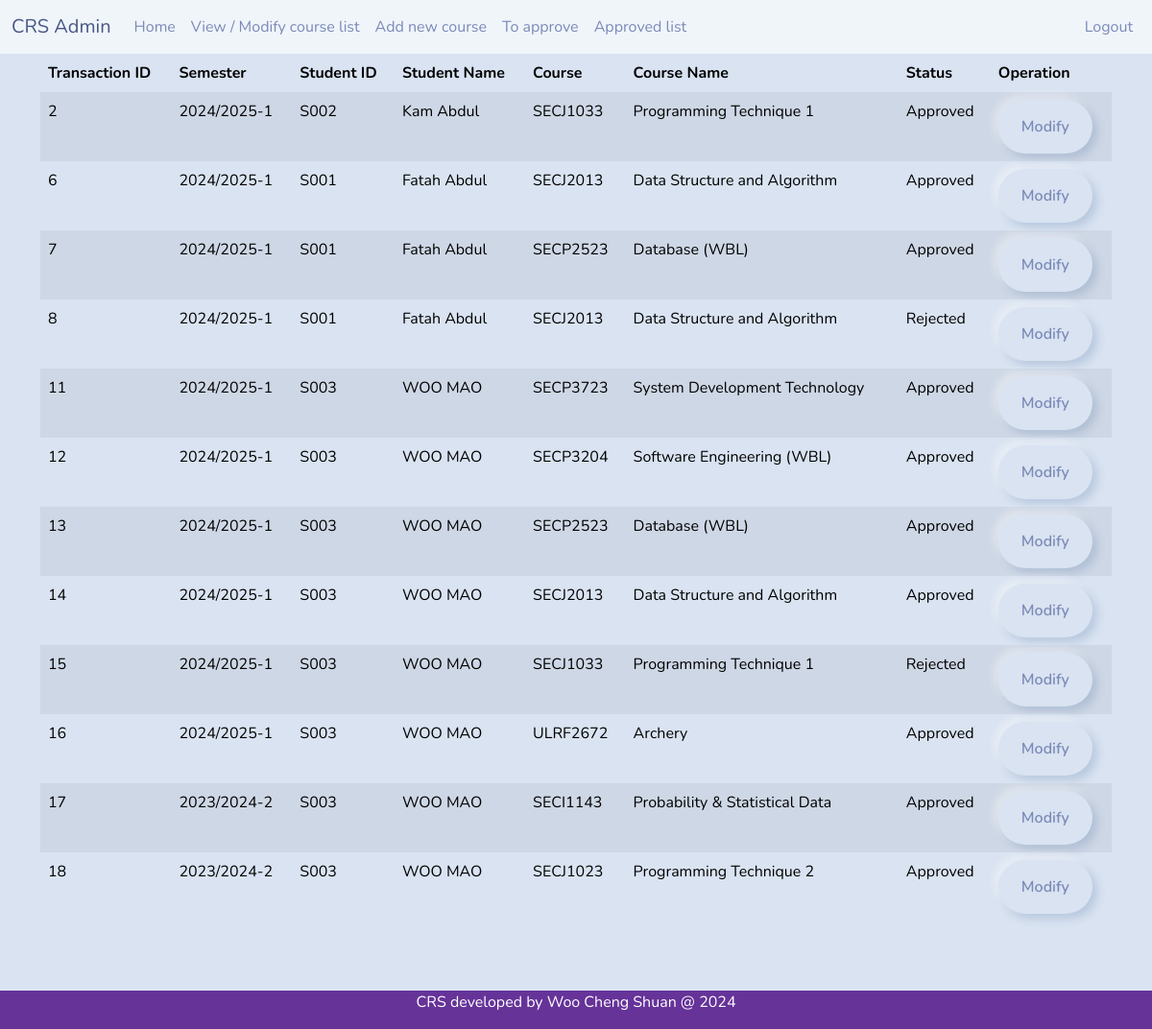
Page /courselist.php (signed in) on the committed database.
### tables this page shows
CREATE TABLE `tb_registration` (
  `r_tid` int(11) NOT NULL COMMENT 'This is the transaction ID',
  `r_student` varchar(10) NOT NULL,
  `r_course` varchar(10) NOT NULL,
  `r_section` int(11) NOT NULL,
  `r_sem` varchar(11) NOT NULL,
  `r_status` int(11) NOT NULL
);

CREATE TABLE `tb_user` (
  `u_sno` varchar(10) NOT NULL,
  `u_pwd` varchar(255) DEFAULT NULL,
  `u_name` varchar(50) NOT NULL,
  `u_contact` varchar(20) DEFAULT NULL,
  `u_state` varchar(20) NOT NULL,
  `u_req` timestamp NULL DEFAULT NULL,
  `u_email` varchar(30) NOT NULL,
  `u_utype` int(11) NOT NULL,
  `session_id` varchar(255) DEFAULT NULL,
  `last_activity` datetime DEFAULT NULL
);

CREATE TABLE `tb_course` (
  `c_code` varchar(10) NOT NULL,
  `c_name` varchar(30) NOT NULL,
  `c_credit` int(11) NOT NULL,
  `c_sem` varchar(20) NOT NULL
);

CREATE TABLE `tb_regstatus` (
  `s_id` int(11) NOT NULL,
  `s_desc` varchar(20) NOT NULL
);

### courselist.php (the view, shortened to what this page needs)
<?php
include 'headeradvisor.php';
include 'dbconnect.php';
$sql = "SELECT * FROM tb_registration
        LEFT JOIN tb_user ON tb_registration.r_student = tb_user.u_sno
        LEFT JOIN tb_course ON tb_registration.r_course = tb_course.c_code
        LEFT JOIN tb_regstatus ON tb_registration.r_status = tb_regstatus.s_id
        WHERE r_status != '1'";
$result = mysqli_query($con, $sql);
?>
<div class="container">
<table class="table table-striped table-hover">
  <thead>
    <tr>
      <th scope="col">Transaction ID</th>
      <th scope="col">Semester</th>
      <th scope="col">Student ID</th>
      <th scope="col">Student Name</th>
      <th scope="col">Course</th>
      <th scope="col">Course Name</th>
      <th scope="col">Status</th>
      <th scope="col">Operation</th>
    </tr>
  </thead>
  <tbody>
    <?php
    while($row = mysqli_fetch_array($result)){
    echo"<tr>";
      echo"<td>".$row['r_tid']."</td>";
      echo"<td>".$row['r_sem']."</td>";
      echo"<td>".$row['u_sno']."</td>";
      echo"<td>".$row['u_name']."</td>";
      echo"<td>".$row['r_course']."</td>";
      echo"<td>".$row['c_name']."</td>";
      echo"<td>".$row['s_desc']."</td>";
      echo"<td>";
      echo"<a href = 'coursemodifyprocess.php?id=".$row['r_tid']."' class = 'btn btn-warning'>Modify</a>";
      echo"</td>";
    echo"</tr>";
  }
  ?>
  </tbody>
</table>
<br><br><br><br>
</div>
<?php include 'footer.php';?>

### rows in the picture
tb_registration: r_tid "2", r_sem "2024/2025-1", r_student.u_sno "S002", r_student.u_name "Kam Abdul", r_course "SECJ1033", r_course.c_name "Programming Technique 1", r_status.s_desc "Approved"
tb_registration: r_tid "6", r_sem "2024/2025-1", r_student.u_sno "S001", r_student.u_name "Fatah Abdul", r_course "SECJ2013", r_course.c_name "Data Structure and Algorithm", r_status.s_desc "Approved"
tb_registration: r_tid "7", r_sem "2024/2025-1", r_student.u_sno "S001", r_student.u_name "Fatah Abdul", r_course "SECP2523", r_course.c_name "Database (WBL)", r_status.s_desc "Approved"
tb_registration: r_tid "8", r_sem "2024/2025-1", r_student.u_sno "S001", r_student.u_name "Fatah Abdul", r_course "SECJ2013", r_course.c_name "Data Structure and Algorithm", r_status.s_desc "Rejected"
tb_registration: r_tid "11", r_sem "2024/2025-1", r_student.u_sno "S003", r_student.u_name "WOO MAO", r_course "SECP3723", r_course.c_name "System Development Technology", r_status.s_desc "Approved"
tb_registration: r_tid "12", r_sem "2024/2025-1", r_student.u_sno "S003", r_student.u_name "WOO MAO", r_course "SECP3204", r_course.c_name "Software Engineering (WBL)", r_status.s_desc "Approved"
tb_registration: r_tid "13", r_sem "2024/2025-1", r_student.u_sno "S003", r_student.u_name "WOO MAO", r_course "SECP2523", r_course.c_name "Database (WBL)", r_status.s_desc "Approved"
tb_registration: r_tid "14", r_sem "2024/2025-1", r_student.u_sno "S003", r_student.u_name "WOO MAO", r_course "SECJ2013", r_course.c_name "Data Structure and Algorithm", r_status.s_desc "Approved"
tb_registration: r_tid "15", r_sem "2024/2025-1", r_student.u_sno "S003", r_student.u_name "WOO MAO", r_course "SECJ1033", r_course.c_name "Programming Technique 1", r_status.s_desc "Rejected"
tb_registration: r_tid "16", r_sem "2024/2025-1", r_student.u_sno "S003", r_student.u_name "WOO MAO", r_course "ULRF2672", r_course.c_name "Archery", r_status.s_desc "Approved"
tb_registration: r_tid "17", r_sem "2023/2024-2", r_student.u_sno "S003", r_student.u_name "WOO MAO", r_course "SECI1143", r_course.c_name "Probability & Statistical Data", r_status.s_desc "Approved"
tb_registration: r_tid "18", r_sem "2023/2024-2", r_student.u_sno "S003", r_student.u_name "WOO MAO", r_course "SECJ1023", r_course.c_name "Programming Technique 2", r_status.s_desc "Approved"
